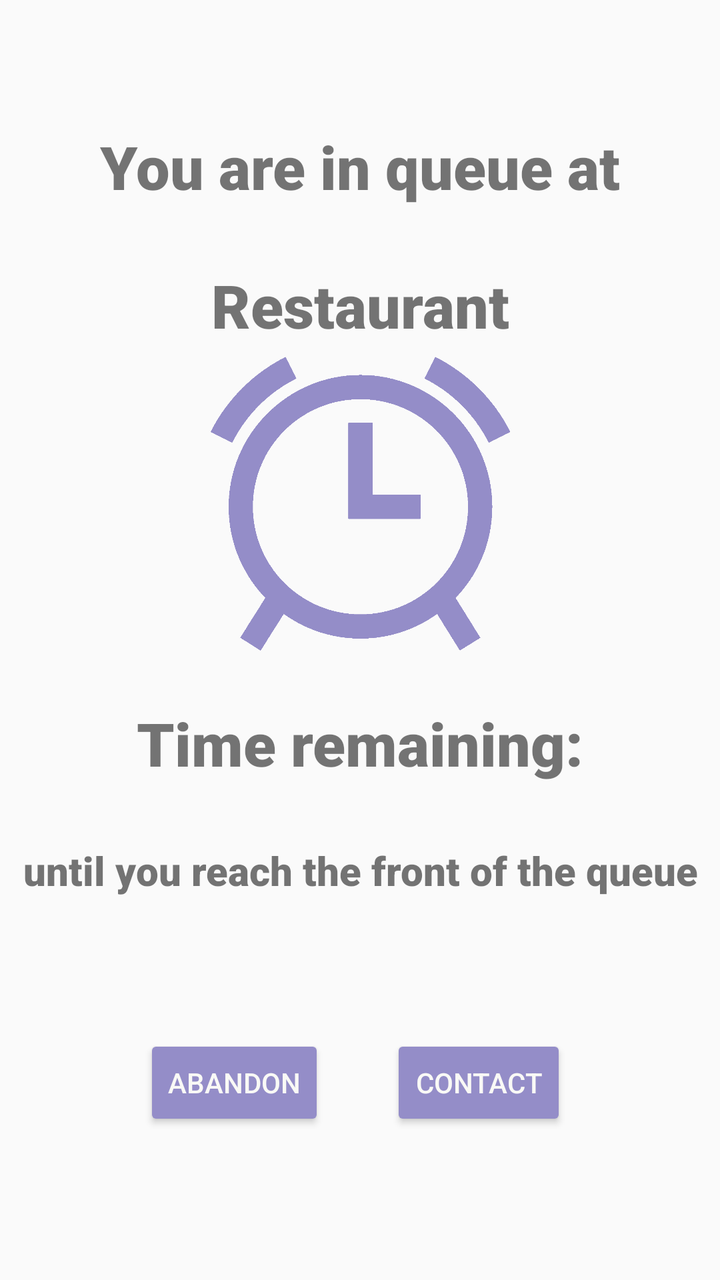
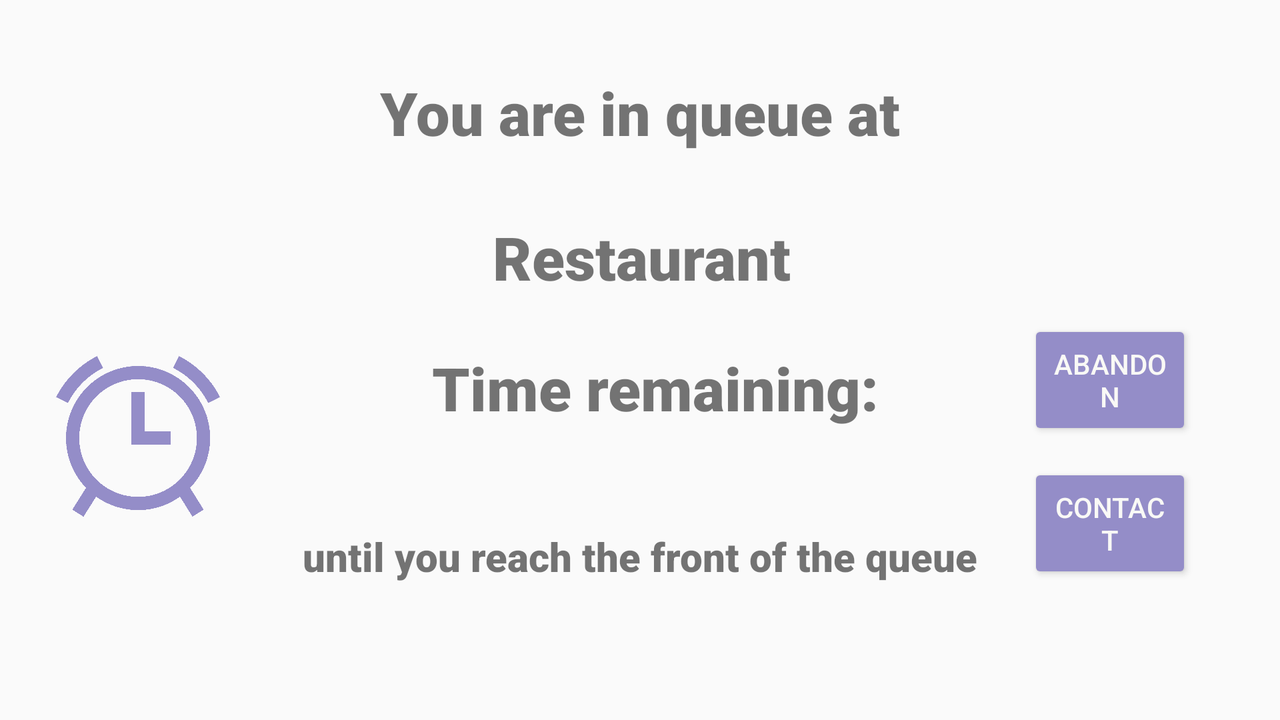

First picture: res/layout/ on a phone held upright. Second picture: the repository's own variant of that layout, on a device whose configuration matches the variant's folder. Source for both follows.
<!-- AndroidManifest.xml: application theme AppTheme -->
<!-- res/layout/activity_inqueue.xml -->
<?xml version="1.0" encoding="utf-8"?>
<androidx.constraintlayout.widget.ConstraintLayout xmlns:android="http://schemas.android.com/apk/res/android"
    xmlns:app="http://schemas.android.com/apk/res-auto"
    xmlns:tools="http://schemas.android.com/tools"
    android:id="@+id/resName"
    android:layout_width="match_parent"
    android:layout_height="match_parent"
    tools:context=".InQueue">

    <TextView
        android:id="@+id/txtInQueue"
        android:layout_width="wrap_content"
        android:layout_height="wrap_content"
        style="@style/in_queue_textView"
        android:text="@string/InQueueTopMessage"
        app:layout_constraintBottom_toBottomOf="parent"
        app:layout_constraintEnd_toEndOf="parent"
        app:layout_constraintLeft_toLeftOf="parent"
        app:layout_constraintRight_toRightOf="parent"
        app:layout_constraintStart_toStartOf="parent"
        app:layout_constraintTop_toTopOf="parent"
        app:layout_constraintVertical_bias="0.105" />

    <TextView
        android:id="@+id/resTimeRem"
        android:layout_width="wrap_content"
        android:layout_height="wrap_content"
        style="@style/in_queue_textView"
        android:text="@string/InQueueTimeLeftMessage1"
        app:layout_constraintBottom_toBottomOf="parent"
        app:layout_constraintEnd_toEndOf="parent"
        app:layout_constraintStart_toStartOf="parent"
        app:layout_constraintTop_toTopOf="parent"
        app:layout_constraintVertical_bias="0.586" />

    <Button
        android:id="@+id/btnCancel"
        android:layout_width="wrap_content"
        android:layout_height="wrap_content"
        style="@style/themedBtn"
        android:text="@string/InQueueAbandon"
        app:layout_constraintBottom_toBottomOf="parent"
        app:layout_constraintEnd_toEndOf="parent"
        app:layout_constraintHorizontal_bias="0.267"
        app:layout_constraintStart_toStartOf="parent"
        app:layout_constraintTop_toTopOf="parent"
        app:layout_constraintVertical_bias="0.874" />

    <TextView
        android:id="@+id/txtFront"
        android:layout_width="wrap_content"
        android:layout_height="wrap_content"
        android:fontFamily="sans-serif-black"
        android:gravity="center"
        android:text="@string/InQueueTimeLeftMessage2"
        android:textSize="20sp"
        app:layout_constraintBottom_toBottomOf="parent"
        app:layout_constraintEnd_toEndOf="parent"
        app:layout_constraintHorizontal_bias="0.495"
        app:layout_constraintStart_toStartOf="parent"
        app:layout_constraintTop_toBottomOf="@+id/resTimeRem"
        app:layout_constraintVertical_bias="0.135" />

    <ImageView
        android:id="@+id/imageView"
        android:layout_width="155dp"
        android:layout_height="147dp"
        android:contentDescription="TODO"
        app:layout_constraintBottom_toTopOf="@+id/resTimeRem"
        app:layout_constraintEnd_toEndOf="parent"
        app:layout_constraintStart_toStartOf="parent"
        app:layout_constraintTop_toBottomOf="@+id/txtInQueue"
        app:layout_constraintVertical_bias="0.741"
        app:srcCompat="@drawable/clockqueue" />

    <TextView
        android:id="@+id/txtResName"
        android:layout_width="wrap_content"
        android:layout_height="wrap_content"
        android:layout_marginTop="29dp"
        android:text="@string/reslist_restaurant"
        style="@style/in_queue_textView"
        android:gravity="center"
        app:layout_constraintEnd_toEndOf="parent"
        app:layout_constraintStart_toStartOf="parent"
        app:layout_constraintTop_toBottomOf="@+id/txtInQueue" />

    <Button
        android:id="@+id/btnContact"
        android:layout_width="wrap_content"
        android:layout_height="wrap_content"
        style="@style/themedBtn"
        android:text="@string/InQueueContact"
        app:layout_constraintBottom_toBottomOf="parent"
        app:layout_constraintEnd_toEndOf="parent"
        app:layout_constraintHorizontal_bias="0.718"
        app:layout_constraintStart_toStartOf="parent"
        app:layout_constraintTop_toTopOf="parent"
        app:layout_constraintVertical_bias="0.874" />

</androidx.constraintlayout.widget.ConstraintLayout>
<!-- resources referenced by this layout -->
<resources>
  <!-- drawable clockqueue: png bitmap (drawable, 24580 bytes) -->
  <string name="InQueueAbandon">Abandon</string>
  <string name="InQueueContact">Contact</string>
  <string name="InQueueTimeLeftMessage1">Time remaining: </string>
  <string name="InQueueTimeLeftMessage2">until you reach the front of the queue</string>
  <string name="InQueueTopMessage">You are in queue at</string>
  <string name="reslist_restaurant">Restaurant</string>
  <style name="in_queue_textView">
          <item name="android:fontFamily">sans-serif-black</item>
          <item name="android:textSize">30sp</item>
      </style>
  <style name="themedBtn">
          <item name="android:textColor">@color/BBQWhite</item>
          <item name="android:backgroundTint">@color/BBQPastelPurp</item>
      </style>
  <style name="AppTheme" parent="Theme.AppCompat.Light.NoActionBar">
          
          <item name="colorPrimary">@color/colorPrimary</item>
          <item name="colorPrimaryDark">@color/colorPrimaryDark</item>
          <item name="colorAccent">@color/colorAccent</item>
      </style>
  <color name="BBQWhite">#F9F9F6</color>
  <color name="BBQPastelPurp">#948DC8</color>
  <color name="colorPrimary">#6200EE</color>
  <color name="colorPrimaryDark">#3700B3</color>
  <color name="colorAccent">#03DAC5</color>
</resources>
<!-- res/layout-land/activity_inqueue.xml (the repository's variant of the layout above) -->
<!-- drawn on the phone turned sideways -->
<?xml version="1.0" encoding="utf-8"?>
<androidx.constraintlayout.widget.ConstraintLayout xmlns:android="http://schemas.android.com/apk/res/android"
    xmlns:app="http://schemas.android.com/apk/res-auto"
    xmlns:tools="http://schemas.android.com/tools"
    android:id="@+id/resName"
    android:layout_width="match_parent"
    android:layout_height="match_parent"
    tools:context=".InQueue">

    <TextView
        android:id="@+id/txtInQueue"
        android:layout_width="wrap_content"
        android:layout_height="wrap_content"
        android:layout_marginTop="36dp"
        android:text="@string/InQueueTopMessage"
        style="@style/in_queue_textView"
        app:layout_constraintEnd_toEndOf="parent"
        app:layout_constraintStart_toStartOf="parent"
        app:layout_constraintTop_toTopOf="parent" />

    <TextView
        android:id="@+id/resTimeRem"
        android:layout_width="wrap_content"
        android:layout_height="wrap_content"
        android:text="@string/InQueueTimeLeftMessage1"
        style="@style/in_queue_textView"
        app:layout_constraintBottom_toBottomOf="parent"
        app:layout_constraintEnd_toEndOf="parent"
        app:layout_constraintHorizontal_bias="0.519"
        app:layout_constraintStart_toStartOf="parent"
        app:layout_constraintTop_toTopOf="parent"
        app:layout_constraintVertical_bias="0.543" />

    <Button
        android:id="@+id/btnCancel"
        android:layout_width="0dp"
        android:layout_height="60dp"
        android:layout_marginTop="160dp"
        android:layout_marginEnd="44dp"
        android:text="@string/InQueueAbandon"
        style="@style/themedBtn"
        app:layout_constraintEnd_toEndOf="parent"
        app:layout_constraintStart_toEndOf="@+id/imageView"
        app:layout_constraintTop_toTopOf="parent" />

    <TextView
        android:id="@+id/txtFront"
        android:layout_width="wrap_content"
        android:layout_height="wrap_content"
        android:text="@string/InQueueTimeLeftMessage2"
        style="@style/in_queue_textView"
        android:textSize="20sp"
        app:layout_constraintBottom_toBottomOf="@+id/imageView"
        app:layout_constraintEnd_toEndOf="parent"
        app:layout_constraintStart_toStartOf="parent" />

    <ImageView
        android:id="@+id/imageView"
        android:layout_width="0dp"
        android:layout_height="147dp"
        android:layout_marginStart="28dp"
        android:layout_marginTop="94dp"
        android:layout_marginEnd="404dp"
        android:layout_marginBottom="94dp"
        android:contentDescription="TODO"
        app:layout_constraintBottom_toBottomOf="parent"
        app:layout_constraintEnd_toStartOf="@+id/btnCancel"
        app:layout_constraintStart_toStartOf="parent"
        app:layout_constraintTop_toBottomOf="@+id/txtInQueue"
        app:srcCompat="@drawable/clockqueue" />

    <TextView
        android:id="@+id/txtResName"
        android:layout_width="wrap_content"
        android:layout_height="wrap_content"
        android:layout_marginTop="32dp"
        android:layout_marginEnd="55dp"
        style="@style/in_queue_textView"
        android:text="@string/reslist_restaurant"
        app:layout_constraintEnd_toEndOf="@+id/txtInQueue"
        app:layout_constraintTop_toBottomOf="@+id/txtInQueue" />

    <Button
        android:id="@+id/btnContact"
        android:layout_width="0dp"
        android:layout_height="60dp"
        android:layout_marginTop="97dp"
        android:layout_marginBottom="94dp"
        android:text="@string/InQueueContact"
        style="@style/themedBtn"
        app:layout_constraintBottom_toBottomOf="parent"
        app:layout_constraintEnd_toEndOf="@+id/btnCancel"
        app:layout_constraintStart_toStartOf="@+id/btnCancel"
        app:layout_constraintTop_toTopOf="@+id/btnCancel" />

</androidx.constraintlayout.widget.ConstraintLayout>
